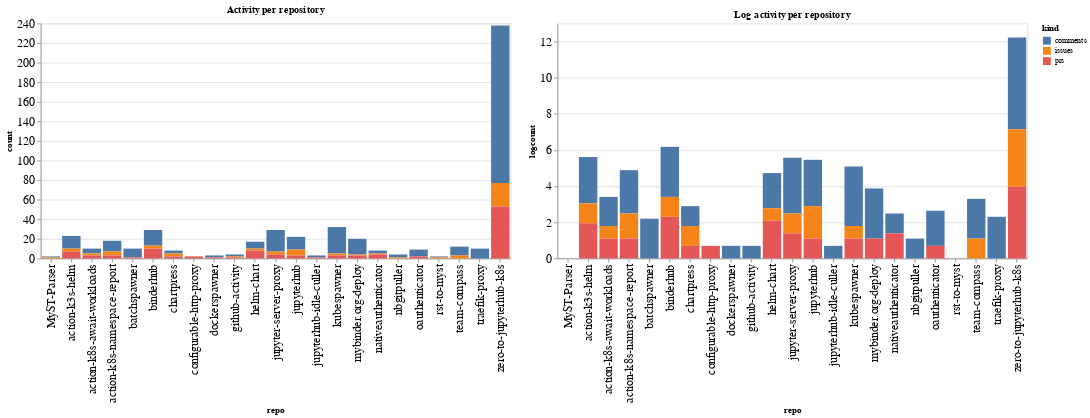

Notebook code cell kept with this figure:
### Code cell
ch1 = alt.Chart(repo_summaries, width=600, title="Activity per repository").mark_bar().encode(
    x='repo',
    y='count',
    color='kind',
    tooltip="kind"
)

ch2 = alt.Chart(repo_summaries, width=600, title="Log activity per repository").mark_bar().encode(
    x='repo',
    y='logcount',
    color='kind',
    tooltip="kind"
)

ch1 | ch2

### Figure 1 — Vega-Lite specification as saved in the notebook (floating-point values rounded to 4 significant figures)
{"config": {"axisLeft": {"labelFontSize": 15}, "axisBottom": {"labelFontSize": 15}}, "hconcat": [{"mark": "bar", "encoding": {"color": {"type": "nominal", "field": "kind"}, "tooltip": {"type": "nominal", "field": "kind"}, "x": {"type": "nominal", "field": "repo"}, "y": {"type": "quantitative", "field": "count"}}, "title": "Activity per repository", "width": 600}, {"mark": "bar", "encoding": {"color": {"type": "nominal", "field": "kind"}, "tooltip": {"type": "nominal", "field": "kind"}, "x": {"type": "nominal", "field": "repo"}, "y": {"type": "quantitative", "field": "logcount"}}, "title": "Log activity per repository", "width": 600}], "data": {"name": "data-616ad5bfced844c61a843872b02f4453"}, "$schema": "https://vega.github.io/schema/vega-lite/v4.8.1.json", "datasets": {"data-616ad5bfced844c61a843872b02f4453": [{"repo": "MyST-Parser", "kind": "comments", "count": 1, "logcount": 0.0}, {"repo": "MyST-Parser", "kind": "issues", "count": 1, "logcount": 0.0}, {"repo": "action-k3s-helm", "kind": "comments", "count": 13, "logcount": 2.565}, {"repo": "action-k3s-helm", "kind": "issues", "count": 3, "logcount": 1.099}, {"repo": "action-k3s-helm", "kind": "prs", "count": 7, "logcount": 1.946}, {"repo": "action-k8s-await-workloads", "kind": "comments", "count": 5, "logcount": 1.609}, {"repo": "action-k8s-await-workloads", "kind": "issues", "count": 2, "logcount": 0.6931}, {"repo": "action-k8s-await-workloads", "kind": "prs", "count": 3, "logcount": 1.099}, {"repo": "action-k8s-namespace-report", "kind": "comments", "count": 11, "logcount": 2.398}, {"repo": "action-k8s-namespace-report", "kind": "issues", "count": 4, "logcount": 1.386}, {"repo": "action-k8s-namespace-report", "kind": "prs", "count": 3, "logcount": 1.099}, {"repo": "batchspawner", "kind": "comments", "count": 9, "logcount": 2.197}, {"repo": "batchspawner", "kind": "prs", "count": 1, "logcount": 0.0}, {"repo": "binderhub", "kind": "comments", "count": 16, "logcount": 2.773}, {"repo": "binderhub", "kind": "issues", "count": 3, "logcount": 1.099}, {"repo": "binderhub", "kind": "prs", "count": 10, "logcount": 2.303}, {"repo": "chartpress", "kind": "comments", "count": 3, "logcount": 1.099}, {"repo": "chartpress", "kind": "issues", "count": 3, "logcount": 1.099}, {"repo": "chartpress", "kind": "prs", "count": 2, "logcount": 0.6931}, {"repo": "configurable-http-proxy", "kind": "prs", "count": 2, "logcount": 0.6931}, {"repo": "dockerspawner", "kind": "comments", "count": 2, "logcount": 0.6931}, {"repo": "dockerspawner", "kind": "prs", "count": 1, "logcount": 0.0}, {"repo": "github-activity", "kind": "comments", "count": 2, "logcount": 0.6931}, {"repo": "github-activity", "kind": "issues", "count": 1, "logcount": 0.0}, {"repo": "github-activity", "kind": "prs", "count": 1, "logcount": 0.0}, {"repo": "helm-chart", "kind": "comments", "count": 7, "logcount": 1.946}, {"repo": "helm-chart", "kind": "issues", "count": 2, "logcount": 0.6931}, {"repo": "helm-chart", "kind": "prs", "count": 8, "logcount": 2.079}, {"repo": "jupyter-server-proxy", "kind": "comments", "count": 22, "logcount": 3.091}, {"repo": "jupyter-server-proxy", "kind": "issues", "count": 3, "logcount": 1.099}, {"repo": "jupyter-server-proxy", "kind": "prs", "count": 4, "logcount": 1.386}, {"repo": "jupyterhub", "kind": "comments", "count": 13, "logcount": 2.565}, {"repo": "jupyterhub", "kind": "issues", "count": 6, "logcount": 1.792}, {"repo": "jupyterhub", "kind": "prs", "count": 3, "logcount": 1.099}, {"repo": "jupyterhub-idle-culler", "kind": "comments", "count": 2, "logcount": 0.6931}, {"repo": "jupyterhub-idle-culler", "kind": "prs", "count": 1, "logcount": 0.0}, {"repo": "kubespawner", "kind": "comments", "count": 27, "logcount": 3.296}, {"repo": "kubespawner", "kind": "issues", "count": 2, "logcount": 0.6931}, {"repo": "kubespawner", "kind": "prs", "count": 3, "logcount": 1.099}, {"repo": "mybinder.org-deploy", "kind": "comments", "count": 16, "logcount": 2.773}, {"repo": "mybinder.org-deploy", "kind": "issues", "count": 1, "logcount": 0.0}, {"repo": "mybinder.org-deploy", "kind": "prs", "count": 3, "logcount": 1.099}, {"repo": "nativeauthenticator", "kind": "comments", "count": 3, "logcount": 1.099}, {"repo": "nativeauthenticator", "kind": "issues", "count": 1, "logcount": 0.0}, {"repo": "nativeauthenticator", "kind": "prs", "count": 4, "logcount": 1.386}, {"repo": "nbgitpuller", "kind": "comments", "count": 3, "logcount": 1.099}, {"repo": "nbgitpuller", "kind": "issues", "count": 1, "logcount": 0.0}, {"repo": "oauthenticator", "kind": "comments", "count": 7, "logcount": 1.946}, {"repo": "oauthenticator", "kind": "prs", "count": 2, "logcount": 0.6931}, {"repo": "rst-to-myst", "kind": "comments", "count": 1, "logcount": 0.0}, {"repo": "rst-to-myst", "kind": "issues", "count": 1, "logcount": 0.0}, {"repo": "team-compass", "kind": "comments", "count": 9, "logcount": 2.197}, {"repo": "team-compass", "kind": "issues", "count": 3, "logcount": 1.099}, {"repo": "traefik-proxy", "kind": "comments", "count": 10, "logcount": 2.303}, {"repo": "zero-to-jupyterhub-k8s", "kind": "comments", "count": 161, "logcount": 5.081}, {"repo": "zero-to-jupyterhub-k8s", "kind": "issues", "count": 24, "logcount": 3.178}, {"repo": "zero-to-jupyterhub-k8s", "kind": "prs", "count": 53, "logcount": 3.97}]}}
